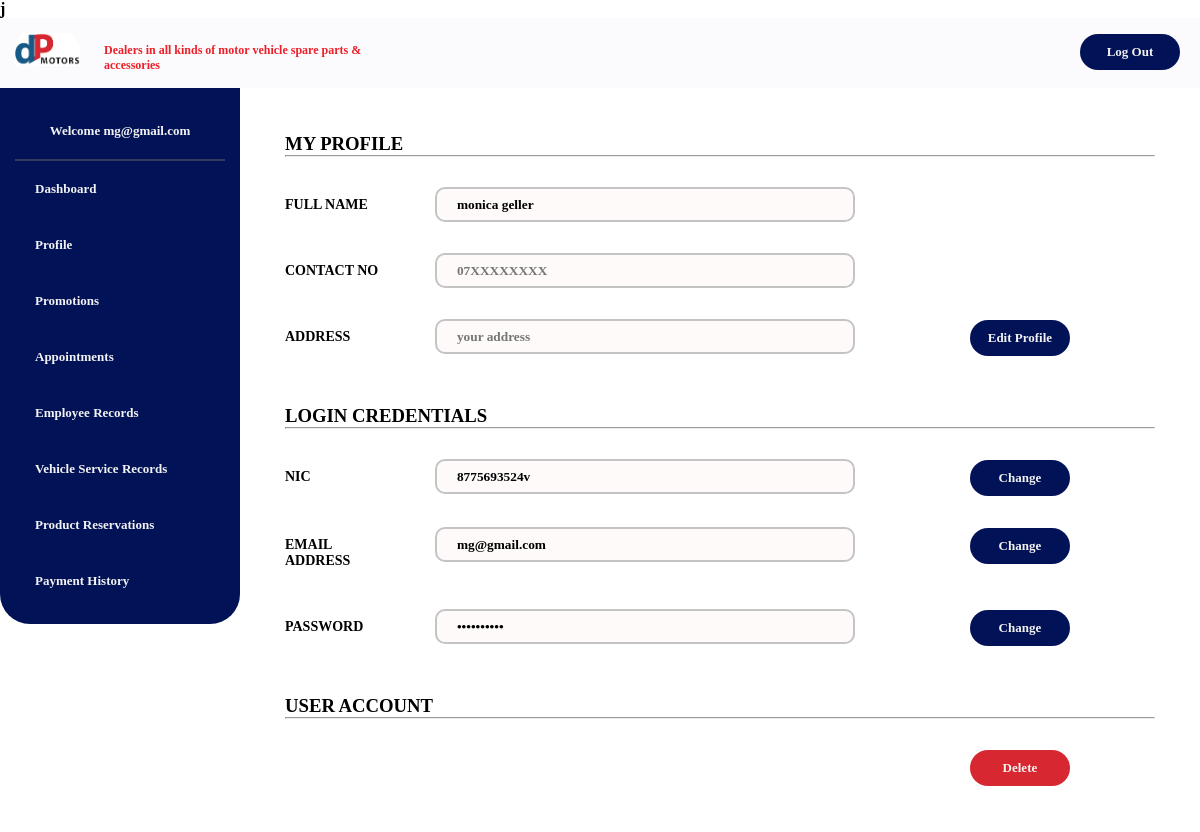
The app's page /UI/Manager/managerProfile/managerViewProfile.php (signed in) with its own data.
### tables this page shows
CREATE TABLE IF NOT EXISTS `users` (
  `id` int(10) NOT NULL AUTO_INCREMENT,
  `fname` varchar(255) NOT NULL,
  `lname` varchar(255) NOT NULL,
  `email` varchar(255) NOT NULL,
  `nic` varchar(255) NOT NULL,
  `password` varchar(255) NOT NULL,
  `type` varchar(100) DEFAULT NULL,
  `contact` text,
  `address` text,
  `state` varchar(15) NOT NULL DEFAULT 'activated',
  PRIMARY KEY (`id`)
);

### UI/Manager/managerProfile/managerViewProfile.php (the view, shortened to what this page needs)
<?php
include '../../../includes/dbh.inc.php';
?>
<!DOCTYPE HTML>j
<html lang="en">
<head>
    <link rel="stylesheet" href="../../../css/main.css">
</head>
<body>
        <?php include_once("../managerNav.php");?>
        <div class="col-16 content">
            <div class="col-12">
                <div class="row r3-1">
                    <div class="col-12">
                        <h3 class="title"><b> MY PROFILE <hr></b><h3></h2>
                    </div>
                </div>
               <?php  $sql = "SELECT * FROM users WHERE id='{$_SESSION['id']}'";
                $result = mysqli_query($conn, $sql);
                if (mysqli_num_rows($result) > 0) {
                    while ($row = mysqli_fetch_assoc($result)) {
                ?>
                <div class="row r3-3">
                    <div class="col-2 profileLabel">
                        <label>FULL NAME </label>
                    </div>
                    <div class="col-6 profileform">
                        <input type="text" class="profileV" name="name" value="<?php echo $row['fname']; ?> <?php echo $row['lname']; ?>">
                    </div>
                    <div class="col-4 hide-in-small"> </div>
                </div>
                <div class="row r3-7">
                    <div class="col-2 profileLabel">
                        <label>CONTACT NO</label>
                    </div>
                    <div class="col-6 profileform">
                        <input type="text" class="profileV" name="contact" placeholder="07XXXXXXXX" value="<?php echo $row['contact']; ?>">
                    </div>
                    <div class="col-4 hide-in-small"> </div>
                </div>
                <div class="row r3-8">
                    <div class="col-2 profileLabel">
                        <label>ADDRESS </label>
                    </div>
                    <div class="col-6 profileform">
                        <input type="text" class="profileV" name="address" placeholder="your address" value="<?php echo $row['address']; ?>">
                    </div>
                    <div class="col-4 buttons-inline">
                        <form action="./managerUpdateProfile.php">
                            <button class="navButton"> Edit Profile </button>
                        </form>
                    </div>
                </div>
               <div class="row r3-1">
                    <div class="col-12">
                        <br>
                        <h3 class="title"><b> LOGIN CREDENTIALS <hr></b><h3></h2>
                    </div>
                </div>
                <div class="row r3-5">
                    <div class="col-2 profileLabel">
                        <label>NIC </label>
                    </div>
                    <div class="col-6 profileform">
                        <input type="text" class="profileV" name="nic" value="<?php echo $row['nic']; ?>">
                    </div>
                    <div class="col-4 buttons-inline">
                        <form action="./managerChangeNIC.php">
                            <button class="navButton"> Change </button>
                        </form>
                    </div>
                </div>
                <div class="row r3-6">
                    <div class="col-2 profileLabel">
                        <label>EMAIL ADDRESS </label>
                    </div>
                    <div class="col-6 profileform">
                        <input type="text" class="profileV" name="email" value="<?php echo $row['email']; ?>">
                    </div>
                    <div class="col-4 buttons-inline">
                        <form action="./managerChangeEmail.php">
                            <button class="navButton"> Change </button>
                        </form>
                    </div>
                </div>
                <div class="row r3-9">
                    <div class="col-2 profileLabel">
                        <label>PASSWORD</label>
                    </div>
                    <div class="col-6 profileform">
                        <input type="password" class="profileV" name="password" value="**********">
                    </div>
                    <div class="col-4 buttons-inline">
                        <form action="./managerChangePassword.php">
                            <button class="navButton"> Change</button>
                        </form>
                    </div>
                </div>
            <?php
                }
            }
            ?>
                <div class="row r3-1">
                    <div class="col-12">
                        <br>
                        <h3 class="title"><b> USER ACCOUNT<hr></b><h3></h2>
                    </div>
                </div>
                <div class="row r3-9">
                    <div class="col-2 profileLabel"> </div>
                    <div class="col-6 profileform"></div>
                    <div class="col-4 buttons-inline">
                        <form action="./managerDeleteAccount.php">
                            <button class="navButton delete"> Delete  </button>
                        </form>
                    </div>
                </div>
        </div>
    </div>
</body>
</html>

### css/responsive.css (style rules this page uses)
* { margin:0; padding:0; font-family: 'Tahoma'; font-weight:bold; box-sizing:border-box; }
[class*="col-"] { float: left; padding: 15px; border: 0px solid red; }
.row::after { content: ""; clear: both; display: table; }
.col-2 { width: 16.66%; }
.col-4 { width: 33.33%; }
.col-6 { width: 50%; }
.col-12 { width: 100%; }
.col-16 { width: 80%; }
button { border-radius:25px; }
.navButton { border: none; background-color:#021257; width: 100px; padding: 10px 10px; transition-duration:0.4s; cursor: pointer; margin: 1px 5px; text-align: center; text-decoration: none; color:#F2F2F2; font-size: 13px; font-weight: bold; }

### css/profile.css (style rules this page uses)
.profileLabel { text-align: left; font-size:12px; color: rgb(8, 8, 8); }
.profileform { text-align: left; }
.profileV { width:100%; height:35px; border-radius: 10px; border: 2px solid #C4C4C4; background: #FFFAFA; }
.delete { background-color: #D72731; }

### css/customer.css (style rules this page uses)
.buttons-inline { display: flex; justify-content: center; }

### css/form.css (style rules this page uses)
label { padding: 10px 10px 10px 0; display: inline-block; color: #000000; font-size: 14px; font-weight: 600; }

### UI/Manager/managerProfile/managerViewProfile.php (style rules this page uses)
input[type=text], input[type=password] { padding: 12px 20px; }

### records on screen
users: name "monica geller", nic "8775693524v", email "mg@gmail.com"

### other values on screen
$email "mg@gmail.com"
